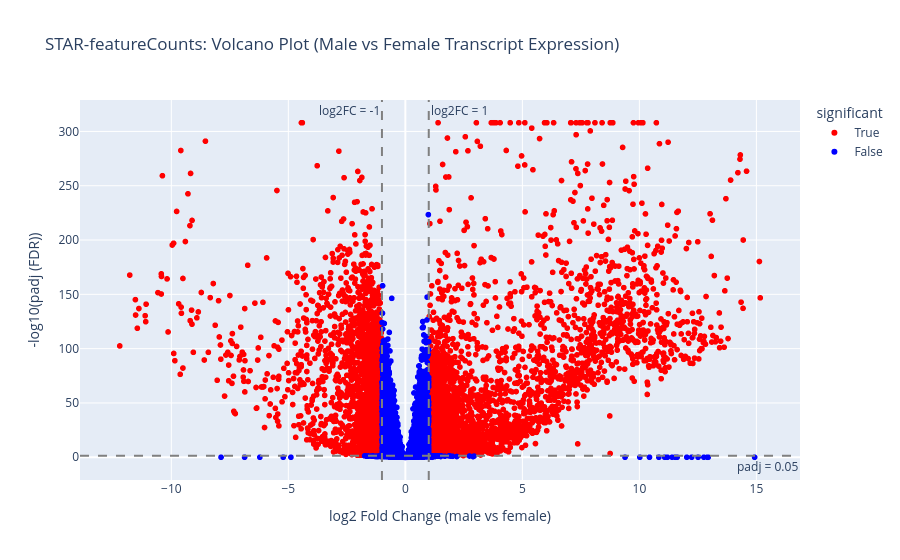

Notebook source saved alongside this figure:
### Code cell
fig = px.scatter(
    results_full_annot,
    x="log2FoldChange",
    y="neglog10_padj",
    hover_name="transcript_id",
    hover_data=["padj", "HOG", "PFAMs"],  # Use the columns that already exist
    color="significant",
    color_discrete_map={True: "red", False: "blue"},
    title="STAR-featureCounts: Volcano Plot (Male vs Female Transcript Expression)"
)

fig.update_traces(textposition='top center', textfont_size=8)

fig.update_layout(
    xaxis_title="log2 Fold Change (male vs female)",
    yaxis_title="-log10(padj (FDR))",
)

# Horizontal FDR=0.05 cutoff
padj_cut = -np.log10(0.05)

fig.add_hline(
    y=padj_cut,
    line_dash="dash",
    line_color="grey",
    annotation_text="padj = 0.05",
    annotation_position="bottom right"
)

# Vertical log2FC cutoffs
fig.add_vline(
    x=-1,
    line_dash="dash",
    line_color="grey",
    annotation_text="log2FC = -1",
    annotation_position="top left"
)
fig.add_vline(
    x=1,
    line_dash="dash",
    line_color="grey",
    annotation_text="log2FC = 1",
    annotation_position="top right"
)

fig.show()


#DE transcripts
sig_counts = results_full_annot["significant"].sum()
higher_in_m = ((results_full_annot["significant"]) & 
               (results_full_annot["log2FoldChange"] > 0)).sum()
higher_in_f = ((results_full_annot["significant"]) & 
               (results_full_annot["log2FoldChange"] < 0)).sum()

print(f"Total significant transcripts: {sig_counts}")
print(f"Higher in males: {higher_in_m}")
print(f"Higher in females: {higher_in_f}")

### Figure 1 — Plotly figure (JSON) as saved in the notebook; plotly's stock layout.template omitted (floating-point values rounded to 4 significant figures; data arrays with more than 128 entries replaced by an {"elided": "..."} marker saying what was removed)
{"data": [{"customdata": {"elided": "6964x3 mixed values"}, "hovertemplate": "<b>%{hovertext}</b><br><br>significant=True<br>log2FoldChange=%{x}<br>neglog10_padj=%{y}<br>padj=%{customdata[0]}<br>HOG=%{customdata[1]}<br>PFAMs=%{customdata[2]}<extra></extra>", "hovertext": {"elided": "6964 str values"}, "legendgroup": "True", "marker": {"color": "red", "symbol": "circle"}, "mode": "markers", "name": "True", "showlegend": true, "textfont": {"size": 8}, "textposition": "top center", "type": "scattergl", "x": {"elided": "6964 float values"}, "xaxis": "x", "y": {"elided": "6964 float values"}, "yaxis": "y"}, {"customdata": {"elided": "10602x3 mixed values"}, "hovertemplate": "<b>%{hovertext}</b><br><br>significant=False<br>log2FoldChange=%{x}<br>neglog10_padj=%{y}<br>padj=%{customdata[0]}<br>HOG=%{customdata[1]}<br>PFAMs=%{customdata[2]}<extra></extra>", "hovertext": {"elided": "10602 str values"}, "legendgroup": "False", "marker": {"color": "blue", "symbol": "circle"}, "mode": "markers", "name": "False", "showlegend": true, "textfont": {"size": 8}, "textposition": "top center", "type": "scattergl", "x": {"elided": "10602 float values"}, "xaxis": "x", "y": {"elided": "10602 float values"}, "yaxis": "y"}], "layout": {"annotations": [{"showarrow": false, "text": "padj = 0.05", "x": 1, "xanchor": "right", "xref": "x domain", "y": 1.301, "yanchor": "top", "yref": "y"}, {"showarrow": false, "text": "log2FC = -1", "x": -1, "xanchor": "right", "xref": "x", "y": 1, "yanchor": "top", "yref": "y domain"}, {"showarrow": false, "text": "log2FC = 1", "x": 1, "xanchor": "left", "xref": "x", "y": 1, "yanchor": "top", "yref": "y domain"}], "legend": {"title": {"text": "significant"}, "tracegroupgap": 0}, "shapes": [{"line": {"color": "grey", "dash": "dash"}, "type": "line", "x0": 0, "x1": 1, "xref": "x domain", "y0": 1.301, "y1": 1.301, "yref": "y"}, {"line": {"color": "grey", "dash": "dash"}, "type": "line", "x0": -1, "x1": -1, "xref": "x", "y0": 0, "y1": 1, "yref": "y domain"}, {"line": {"color": "grey", "dash": "dash"}, "type": "line", "x0": 1, "x1": 1, "xref": "x", "y0": 0, "y1": 1, "yref": "y domain"}], "title": {"text": "STAR-featureCounts: Volcano Plot (Male vs Female Transcript Expression)"}, "xaxis": {"anchor": "y", "domain": [0, 1], "title": {"text": "log2 Fold Change (male vs female)"}}, "yaxis": {"anchor": "x", "domain": [0, 1], "title": {"text": "-log10(padj (FDR))"}}}}
